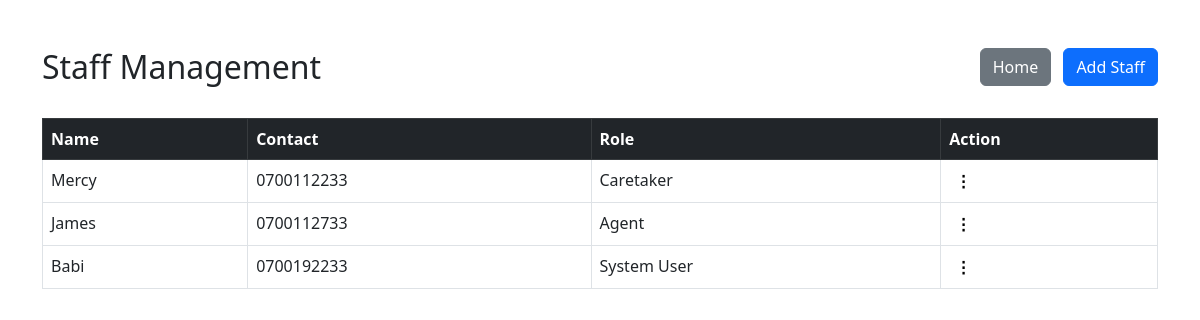
The app's page /APARTMENT/admin/Include/staff.php (signed in) with its own data.
### tables this page shows
CREATE TABLE `staff` (
  `staff_id` int(11) NOT NULL,
  `name` varchar(100) NOT NULL,
  `contact` varchar(50) NOT NULL,
  `role` varchar(50) NOT NULL,
  `date_created` timestamp NOT NULL DEFAULT current_timestamp(),
  `client_id` int(11) NOT NULL
);

### APARTMENT/admin/Include/staff.php (the view, shortened to what this page needs)
<?php
include '../config/db_connect.php';
?>
<!DOCTYPE html>
<html lang="en">
<head>
    <link href="https://cdn.jsdelivr.net/npm/bootstrap@5.3.0/dist/css/bootstrap.min.css" rel="stylesheet">
</head>
<body>
<div class="container mt-5">
    <div class="d-flex justify-content-between mb-4">
        <h2>Staff Management</h2>
        <div>
            <a href="../index.php" class="btn btn-secondary me-2">Home</a>
            <button class="btn btn-primary" data-bs-toggle="modal" data-bs-target="#addStaffModal">Add Staff</button>
        </div>
    </div>
    <table class="table table-bordered">
        <thead class="table-dark">
            <tr>
                <th>Name</th>
                <th>Contact</th>
                <th>Role</th>
                <th>Action</th>
            </tr>
        </thead>
        <tbody>
            <?php
            $result = mysqli_query($conn, "SELECT * FROM staff ORDER BY staff_id DESC");
            while ($row = mysqli_fetch_assoc($result)) {
                echo "<tr>
                        <td>" . htmlspecialchars($row['name']) . "</td>
                        <td>" . htmlspecialchars($row['contact']) . "</td>
                        <td>" . htmlspecialchars($row['role']) . "</td>
                        <td>
                            <div class='dropdown'>
                                <button class='action-btn' data-bs-toggle='dropdown'><strong>⋮</strong></button>
                                <ul class='dropdown-menu'>
                                    <li><a class='dropdown-item' href='edit_staff.php?staff_id={$row['staff_id']}'>Edit</a></li>
                                    <li><a class='dropdown-item text-danger' href='staff.php?delete={$row['staff_id']}' onclick='return confirm(\"Are you sure you want to delete this staff?\")'>Delete</a></li>
                                </ul>
                            </div>
                        </td>
                      </tr>";
            }
            ?>
        </tbody>
    </table>
</div>
</body>
</html>

### APARTMENT/admin/Include/staff.php (style rules this page uses)
.action-btn { border: none; background: none; cursor: pointer; color: black; }

### records on screen
staff: name "Mercy", contact "0700112233", role "Caretaker"
staff: name "James", contact "0700112733", role "Agent"
staff: name "Babi", contact "0700192233", role "System User"
